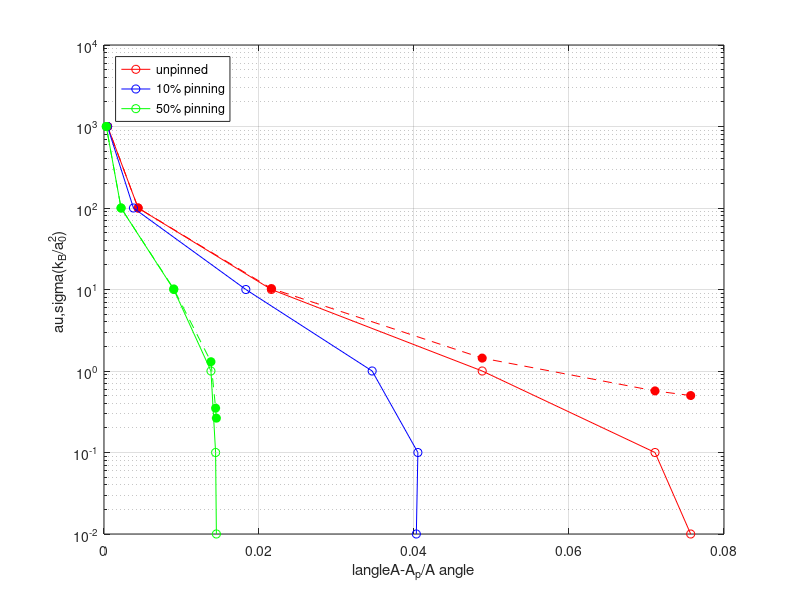

Reproduce this figure in MATLAB.
tau = [0.01, 0.1, 1.0, 10., 100., 1000.];
sigma_pin_0 = [0.500,0.570,1.440,10.280,100.070,1000.008];
% sigma_pin_10 = [0.453,0.5353,1.408,10.280,100.070,1000.008];
sigma_pin_50 = [0.264,0.350,1.30,10.16,100.040,1000.0057];

exc_area_pin_0  = [0.0757, 0.0711, 0.0488, 0.0216, 0.0044, 4.67*1e-4];
exc_area_pin_10 = [0.0403, 0.0405, 0.0346, 0.0183, 0.0038, 4.48*1e-4];
exc_area_pin_50 = [0.0145, 0.0144, 0.0138, 0.0090, 0.0022, 2.95*1e-4];

figure(1)
semilogy(exc_area_pin_0,tau,'ro-');
hold on
semilogy(exc_area_pin_0,sigma_pin_0,'ro--','MarkerFaceColor', 'r','HandleVisibility','off');
hold on
semilogy(exc_area_pin_10,tau,'bo-');
hold on
semilogy(exc_area_pin_50,tau,'go-');
hold on
semilogy(exc_area_pin_50,sigma_pin_50,'go--','MarkerFaceColor', 'g','HandleVisibility','off');
xlabel("\langle{A-A_p}/{A}\rangle");
ylabel("\tau,\sigma(k_B/a_0^2)");
legend('unpinned','10% pinning','50% pinning','location','northwest');
grid on;
